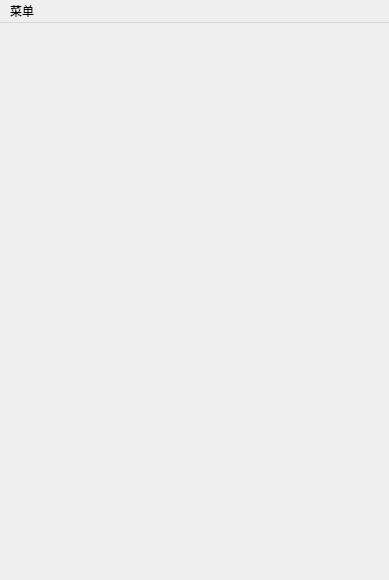
<?xml version="1.0" encoding="UTF-8"?>
<ui version="4.0">
 <class>MainWindow</class>
 <widget class="QMainWindow" name="MainWindow">
  <property name="geometry">
   <rect>
    <x>0</x>
    <y>0</y>
    <width>389</width>
    <height>580</height>
   </rect>
  </property>
  <property name="windowTitle">
   <string>MainWindow</string>
  </property>
  <widget class="QWidget" name="centralWidget"/>
  <widget class="QMenuBar" name="menuBar">
   <property name="geometry">
    <rect>
     <x>0</x>
     <y>0</y>
     <width>389</width>
     <height>20</height>
    </rect>
   </property>
   <widget class="QMenu" name="menu">
    <property name="title">
     <string>菜单</string>
    </property>
    <addaction name="actiontuichu"/>
   </widget>
   <addaction name="menu"/>
  </widget>
  <action name="actiontuichu">
   <property name="text">
    <string>退出</string>
   </property>
  </action>
 </widget>
 <layoutdefault spacing="6" margin="11"/>
 <resources/>
 <connections/>
</ui>
